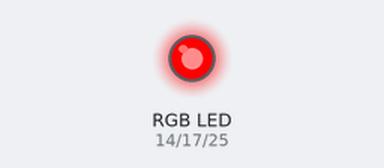
Bench run of a sketch on a simulated ESP32. Shown: an RGB LED mixed from three pins (HIGH = lit).

Above: at 0.5 s.
At 2.5 s:
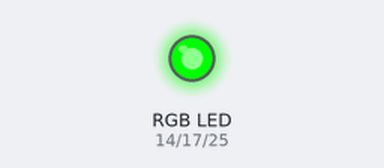
At 4.5 s:
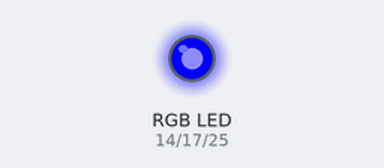
At 5.5 s:
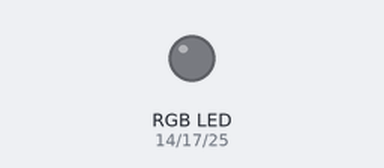
Timing chart, 0 to 7.8 s (numbered marks = the images above):
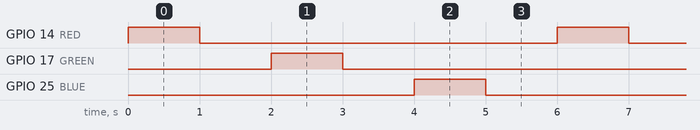

Measured:
- by itself, GPIO 14 (RED), GPIO 17 (GREEN), GPIO 25 (BLUE): alternates HIGH for 1.0 s and LOW for 5.0 s
- by itself, everything shown: repeats every 6.0 s, in 6 steps

The sketch:

LEDRGB.ino
```cpp
int RED = 14;
int GREEN = 17;
int BLUE = 25;
void setup() {
  pinMode(RED,OUTPUT);
  pinMode(GREEN,OUTPUT);
  pinMode(BLUE,OUTPUT);
  digitalWrite(RED,LOW);
  digitalWrite(GREEN,LOW);
  digitalWrite(BLUE,LOW);
}

void loop() {
  digitalWrite(RED,HIGH);
  delay(1000);
  digitalWrite(RED,LOW);
  delay(1000);
  digitalWrite(GREEN,HIGH);
  delay(1000);
  digitalWrite(GREEN,LOW);
  delay(1000);
  digitalWrite(BLUE,HIGH);
  delay(1000);
  digitalWrite(BLUE,LOW);
  delay(1000);
}
```
